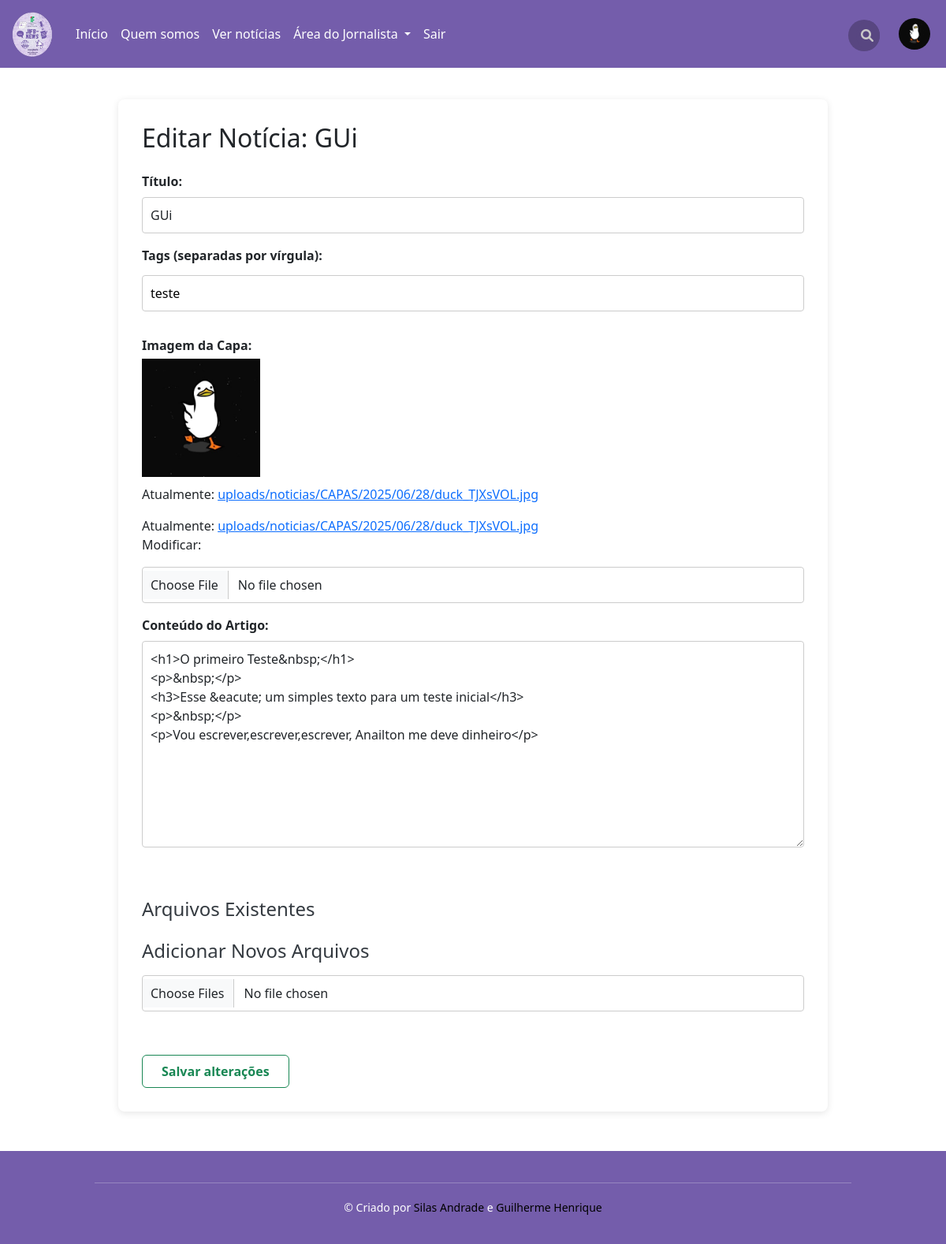
Screenshot of /noticias/editar/22/ (signed in) with the database file from the repository.
### news/models.py (models this page shows, shortened)
class Noticia(models.Model):
    autor = models.ForeignKey(User, on_delete=models.CASCADE)
    título = models.CharField(max_length=500)
    corpo = models.TextField(blank=True, null=True)
    capa_noticia = models.ImageField(upload_to="uploads/noticias/CAPAS/%Y/%m/%d")
    tags = models.CharField(max_length=255, blank=True, help_text="Separe as tags por vírgula")
    visivel = models.BooleanField(default=True)
    updated = models.DateTimeField(auto_now=True)
    created = models.DateTimeField(auto_now_add=True)

### news/views.py (the view)
# urls.py: path('editar/<str:pk>/', views.NoticiaEditar, name='editar_noticia'),
@login_required(login_url='/login')
def NoticiaEditar(request, pk):
    noticia = get_object_or_404(Noticia, id=pk)
    if not request.user.is_staff and noticia.autor != request.user:
        return HttpResponse("<h1>Você não tem permissão para editar esta notícia!</h1>")
    if request.method == 'POST':
        noticia_form = NoticiaForm(request.POST, request.FILES, instance=noticia)
        arquivos_formset = ArquivoFormSet(request.POST, request.FILES, queryset=ArquivoNaNoticia.objects.filter(noticia=noticia))
        if noticia_form.is_valid() and arquivos_formset.is_valid():
            noticia = noticia_form.save(commit=False)
            noticia.autor = request.user # Garante que o autor permaneça correto
            if noticia.corpo:
                allowed_tags = list(bleach.sanitizer.ALLOWED_TAGS) + [
                    'img', 'video', 'source', 'iframe', 'span', 'div', 'h1', 'h2', 'h3', 'h4', 'h5', 'h6',
                    'p', 'br', 'strong', 'em', 'ul', 'ol', 'li', 'a', 'blockquote', 'pre', 'code', 'table',
                    'thead', 'tbody', 'tr', 'th', 'td'
                ]
                allowed_attrs = {
                    **bleach.sanitizer.ALLOWED_ATTRIBUTES,
                    'img': ['src', 'alt', 'width', 'height', 'style'],
                    'a': ['href', 'title', 'target', 'rel'],
                    'iframe': ['src', 'width', 'height', 'allowfullscreen', 'frameborder'],
                    'video': ['src', 'controls', 'width', 'height'],
                    'source': ['src', 'type'],
                    '*': ['style', 'class', 'id'],
                }
                noticia.corpo = bleach.clean(
                    noticia.corpo,
                    tags=allowed_tags,
                    attributes=allowed_attrs,
                    strip=True
                )
            noticia.save()
            arquivos_formset.save()
            for obj in arquivos_formset.deleted_objects:
                try:
                    if obj.arquivos:
                        Path(obj.arquivos.path).unlink(missing_ok=True)
                    obj.delete()
                except Exception as e:
                    print(f"Erro ao excluir o arquivo {obj.arquivos.name}: {e}")
            novos_arquivos = request.FILES.getlist('novos_arquivos')
            for arq in novos_arquivos:
                ArquivoNaNoticia.objects.create(noticia=noticia, arquivos=arq)
            return redirect('noticia', pk=noticia.id)
    else:
        noticia_form = NoticiaForm(instance=noticia)
        arquivos_formset = ArquivoFormSet(queryset=ArquivoNaNoticia.objects.filter(noticia=noticia))
    foto_de_perfil = Perfil.objects.get(user=request.user).foto_de_perfil
    context = {
        'noticia_form': noticia_form,
        'arquivos_formset': arquivos_formset,
        'noticia': noticia,
        'minha_foto_de_perfil':foto_de_perfil
    }
    return render(request, "news/editar.html", context)

### news/forms.py
class NoticiaForm(ModelForm):
    class Meta:
        model = Noticia
        fields = '__all__'
        exclude = ['autor', 'visivel']
        widgets = {
            'título': forms.TextInput(attrs={'class': 'form-control'}),
            'corpo': forms.Textarea(attrs={'class': 'form-control', 'id': 'id_corpo'}),
            'capa_noticia': forms.ClearableFileInput(attrs={'class': 'form-control'}),
        }

### templates/news/editar.html (shortened to what this page needs)
{% extends "main.html" %}
{% load static %}
{% block extra_css %}
    <link rel="stylesheet" href="{% static 'CSS/news/editar.css' %}" />
{% endblock %}
{% block content %}
<div class="form-container">
    <h2 class="mb-4">Editar Notícia: {{ noticia.título }}</h2>
    <form method="post" enctype="multipart/form-data">
        <div class="mb-3">
            <label for="{{ noticia_form.título.id_for_label }}" class="form-label">Título:</label>
            {{ noticia_form.título }}
        </div>
        <div class="mb-3">
            <label for="{{ noticia_form.tags.id_for_label }}" class="form-label">Tags (separadas por vírgula):</label>
            {{ noticia_form.tags }}
        </div>
        <div class="mb-3">
            <label for="{{ noticia_form.capa_noticia.id_for_label }}" class="form-label">Imagem da Capa:</label>
            {% if noticia.capa_noticia %}
                <img src="{{ noticia.capa_noticia.url }}" alt="Capa atual" style="max-width: 150px; height: auto; display: block; margin-bottom: 10px;">
                <p>Atualmente: <a href="{{ noticia.capa_noticia.url }}" target="_blank">{{ noticia.capa_noticia.name }}</a></p>
            {% endif %}
            {{ noticia_form.capa_noticia }}
        </div>
        <div class="mb-3">
            <label for="id_corpo" class="form-label">Conteúdo do Artigo:</label>
            {{ noticia_form.corpo }}
        </div>
        <div class="mb-3 form-check">
        </div>
        <h3 class="mt-4 mb-3">Arquivos Existentes</h3>
        <h3 class="mt-4 mb-3">Adicionar Novos Arquivos</h3>
        <input type="file" name="novos_arquivos" multiple class="form-control" />
        <br>
        <input class="btn btn-outline-success mt-3" type="submit" value="Salvar alterações" />
    </form>
</div>
{% endblock %}

### static/CSS/news/editar.css (style rules this page uses)
.form-container { max-width: 800px; margin: 2rem auto; padding: 2rem; background-color: white; border-radius: 10px; box-shadow: 0 4px 10px rgba(0, 0, 0, 0.1); }
.form-container h3 { margin-top: 2rem; font-size: 1.5rem; color: #343a40; }
.form-container input[type="file"] { margin-top: 1rem; }
.form-container .btn[type="submit"] { margin-top: 1.5rem; padding: 0.5rem 1.5rem; font-weight: 600; font-size: 1rem; }
.form-container input[type="text"], .form-container textarea, .form-container select { width: 100%; padding: 0.5rem; margin: 0.5rem 0 1rem; border: 1px solid #ccc; border-radius: 5px; }

### templates/news/editar.html (style rules this page uses)
.form-container { max-width: 900px; margin: 40px auto; padding: 30px; background-color: #fff; border-radius: 8px; box-shadow: 0 2px 10px rgba(0,0,0,0.1); }
.form-container label { font-weight: bold; margin-bottom: 5px; display: block; }
.form-container input[type="text"], .form-container textarea, .form-container input[type="file"] { width: 100%; padding: 10px; margin-bottom: 15px; border: 1px solid #ccc; border-radius: 4px; }

### templates/footer.html (style rules this page uses)
body { margin: 0; padding: 0; box-sizing: border-box; }

### rows the page displays
Noticia: título "GUi", tags "teste", capa_noticia (picture), capa_noticia.name "uploads/noticias/CAPAS/2025/06/28/duck_TJXsVOL.jpg", corpo "<h1>O primeiro Teste&nbsp;</h1> <p>&nbsp;</p> <h3>Esse &eacute; um simples texto para um teste inicial</h3> <p>&nbsp;</p> <p>Vou escrever,escrever,escrever, Anailton me deve dinheiro</p>"
